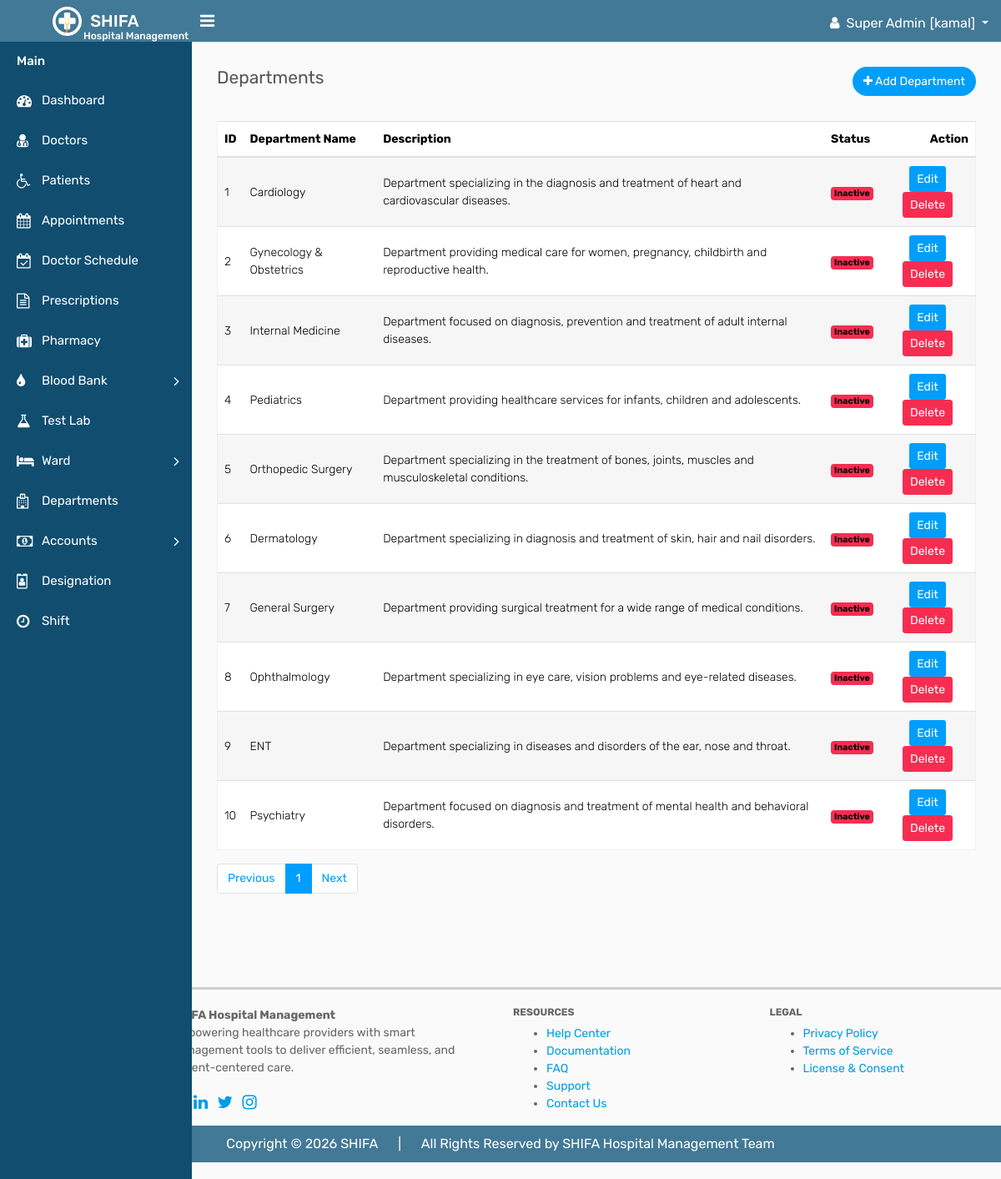
/departments/departments.php (signed in), run on the app's committed database.
### tables this page shows
CREATE TABLE `departments` (
  `id` int(11) NOT NULL,
  `department_name` varchar(100) DEFAULT NULL,
  `description` varchar(255) DEFAULT NULL,
  `status` int(2) DEFAULT NULL COMMENT 'active=1, inactive=0',
  `created_at` timestamp NOT NULL DEFAULT current_timestamp(),
  `updated_at` timestamp NOT NULL DEFAULT current_timestamp() ON UPDATE current_timestamp(),
  `deleted_at` datetime DEFAULT NULL
);

### crud/crud_class.php (called while the page is built, shortened)
<?php
class crud_class{
    private $host = "localhost";
    private $username = "root";
    private $password = "";
    private $database = "shifa";
    public $conn;
    public function __construct(){
        $this->conn = new mysqli($this->host, $this->username, $this->password, $this->database);
    }
    public function common_select($table, $columns = "*", $where = [],$where_condition = "AND", $order_by = "",
        $sort_order = "ASC",$limit = "",$offset = ""){
        $result=[
            "status"=>false,
            "data"=>[],
            "message"=>""
        ];
        $sql = "SELECT $columns FROM $table";
        if(!empty($where)){
            $where_clauses = [];
            foreach($where as $column => $value){
                $where_clauses[] = "$table" . "." . "$column = '" . $this->conn->real_escape_string($value) . "'";
            }
            $sql .= " WHERE " . implode(" $where_condition ", $where_clauses);
            $sql .= " AND deleted_at IS NULL";
        }else{
            $sql .= " WHERE deleted_at IS NULL";
        }
        if(!empty($order_by)){
            $sql .= " ORDER BY $order_by $sort_order";
        }
        if(!empty($limit)){
            $sql .= " LIMIT $limit";
        }
        $rs = $this->conn->query($sql);
        if($rs->num_rows > 0){
            $result["status"] = true;
            $result["message"] = "Records found";
            while($row = $rs->fetch_object()){
                $result["data"][] = $row;
            }
            return $result;
        } else {
            $result["message"] = "No records found";
            return $result;
        }
    }
    public function number_of_records($table){
        $sql = "SELECT COUNT(*) as total FROM $table";
        $rs = $this->conn->query($sql);
        if($rs->num_rows > 0){
            $row = $rs->fetch_object();
            return $row->total;
        } else {
            return 0;
        }
    }
}

### component/connection.php (called while the page is built, shortened)
<?php
    $base_url = "http://localhost/shifa/";
    require_once  ($_SERVER['DOCUMENT_ROOT'] . "/shifa/crud/crud_class.php");
    $crud = new crud_class();
?>

### departments/departments.php (the view, shortened to what this page needs)
<?php require_once "../component/header.php"; ?>
<?php require_once "../component/sidebar.php"; ?>
        <div class="page-wrapper">
            <div class="content">
                <div class="row">
                    <div class="col-sm-5 col-5">
                        <h4 class="page-title">Departments</h4>
                    </div>
                    <div class="col-sm-7 col-7 text-right m-b-30">
                        <a href="add-department.php" class="btn btn-primary btn-rounded"><i class="fa fa-plus"></i> Add Department</a>
                    </div>
                </div>
                <div class="row">
                    <div class="col-md-12">
                        <div class="table-responsive">
                            <table class="table table-striped custom-table mb-0 datatable">
                                <thead>
                                    <tr>
                                        <th>ID</th>
                                        <th>Department Name</th>
                                        <th>Description</th>
                                        <th>Status</th>
                                        <th class="text-right">Action</th>
                                    </tr>
                                </thead>
                                <tbody>
                                    <tr>
                                        <?php
                                        if(isset($_GET['page']) && is_numeric($_GET['page'])){
                                            $page = (int)$_GET['page'];
                                        } else {
                                            $page = 1;
                                        }
                                        $departments = $crud->common_select("departments",'*',[],'AND','id','ASC',10,($page-1)*10);
                                        if($departments['status']){
                                        foreach ($departments['data'] as $department) { ?>
                                        <td><?= $department->id ?></td>
                                        <td><?= $department->department_name ?></td>
                                        <td><?= $department->description ?></td>
                                        <td>
                                            <?php if ($department->status == '1') { ?>
                                            <span class="badge bg-success">Active</span>
                                            <?php } else { ?>
                                            <span class="badge bg-danger">Inactive</span>
                                            <?php } ?>
                                        </td>
                                        <td class="text-center">
                                            <a href="<?= $base_url ?>departments/edit.php?id=<?= $department->id ?>" class="btn btn-sm btn-primary mb-2 mb-lg-0 me-0 me-lg-2">Edit</a>
                                            <a href="<?= $base_url ?>departments/delete.php?id=<?= $department->id ?>" class="btn btn-sm btn-danger">Delete</a>
                                        </td>
                                    </tr>
                                            <?php } } ?>
                                </tbody>
                            </table>
                        </div>
                        <div class="pb-3 ps-3 mt-3 d-flex justify-content-center justify-content-md-between justify-content-lg-between flex-wrap flex-md-nowrap">
                <nav aria-label="Page navigation" class="mb-3 mb-md-0 mb-lg-0">
                  <?php
                      $total_records = $crud->number_of_records("departments");
                      $records_per_page = 10;
                      $total_pages = ceil($total_records / $records_per_page);
                  ?>
                  <ul class="pagination">
                    <li class="page-item">
                      <a class="page-link" href="#" aria-label="Previous">Previous</a>
                    </li>
                    <?php for ($i = 1; $i <= $total_pages; $i++) { ?>
                      <li class="page-item <?= ($i == $page) ? 'active' : '' ?>"><a class="page-link" href="<?= $base_url ?>departments/departments.php?page=<?= $i ?>"><?= $i ?></a></li>
                    <?php } ?>
                    <li class="page-item">
                      <a class="page-link" href="#" aria-label="Next">Next</a>
                    </li>
                  </ul>
              </nav>
            </div>
        </div>
    </div>
</div>
        </div>
    </div>
<?php require_once "../component/footer.php"; ?>

### data on the page
departments: id "1", department_name "Cardiology", description "Department specializing in the diagnosis and treatment of heart and cardiovascular diseases.", status "Inactive"
departments: id "2", department_name "Gynecology & Obstetrics", description "Department providing medical care for women, pregnancy, childbirth and reproductive health.", status "Inactive"
departments: id "3", department_name "Internal Medicine", description "Department focused on diagnosis, prevention and treatment of adult internal diseases.", status "Inactive"
departments: id "4", department_name "Pediatrics", description "Department providing healthcare services for infants, children and adolescents.", status "Inactive"
departments: id "5", department_name "Orthopedic Surgery", description "Department specializing in the treatment of bones, joints, muscles and musculoskeletal conditions.", status "Inactive"
departments: id "6", department_name "Dermatology", description "Department specializing in diagnosis and treatment of skin, hair and nail disorders.", status "Inactive"
departments: id "7", department_name "General Surgery", description "Department providing surgical treatment for a wide range of medical conditions.", status "Inactive"
departments: id "8", department_name "Ophthalmology", description "Department specializing in eye care, vision problems and eye-related diseases.", status "Inactive"
departments: id "9", department_name "ENT", description "Department specializing in diseases and disorders of the ear, nose and throat.", status "Inactive"
departments: id "10", department_name "Psychiatry", description "Department focused on diagnosis and treatment of mental health and behavioral disorders.", status "Inactive"

### other printed values
$_SESSION['user_role'] "Super Admin"
$_SESSION['user_name'] "kamal"
